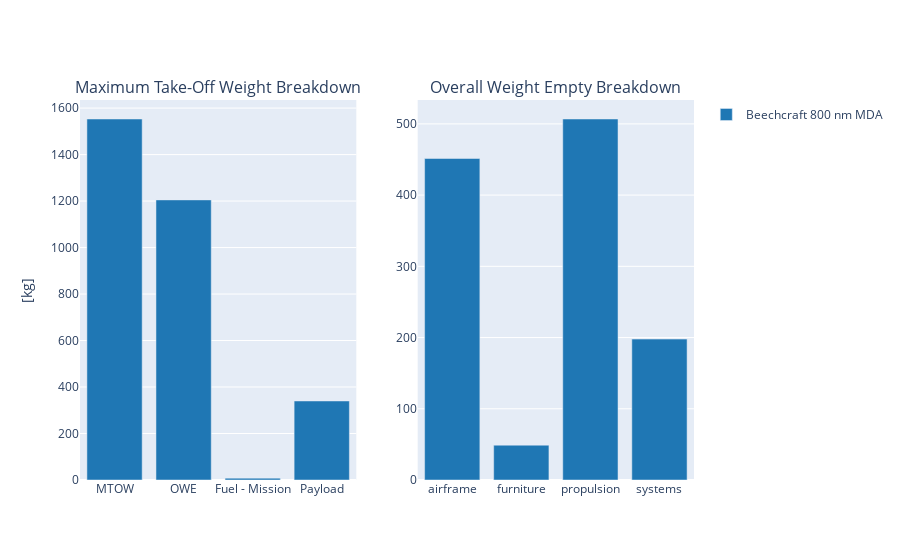

The notebook cell saved with this chart:
### Markdown cell above
## 4. Mission plots

### Code cell
fig = mass_breakdown_bar_plot(Fuel_cell_150nm_MDA_OUTPUT_FILE, name="Beechcraft 800 nm MDA")
# fig = mass_breakdown_bar_plot(
#     Beechcraft_1000nm_MDA_OUTPUT_FILE, name="Beechcraft 1000 nm MDA", fig=fig
# )
# fig = mass_breakdown_bar_plot(
#     Beechcraft_800nm_MDO_OUTPUT_FILE, name="Beechcraft 800 nm MDO", fig=fig
# )
fig.show()

### Figure 1 — Plotly figure (JSON) as saved in the notebook; plotly's stock layout.template omitted (floating-point values rounded to 4 significant figures)
{"data": [{"marker": {"color": "rgb(31, 119, 180)"}, "name": "", "showlegend": false, "type": "bar", "x": ["MTOW", "OWE", "Fuel - Mission", "Payload"], "xaxis": "x", "y": [1553.0, 1205.0, 8.042, 340], "yaxis": "y"}, {"marker": {"color": "rgb(31, 119, 180)"}, "name": "Beechcraft 800 nm MDA", "type": "bar", "x": ["airframe", "furniture", "propulsion", "systems"], "xaxis": "x2", "y": [451.4, 48.9, 506.9, 197.9], "yaxis": "y2"}], "layout": {"annotations": [{"font": {"size": 16}, "showarrow": false, "text": "Maximum Take-Off Weight Breakdown", "x": 0.225, "xanchor": "center", "xref": "paper", "y": 1, "yanchor": "bottom", "yref": "paper"}, {"font": {"size": 16}, "showarrow": false, "text": "Overall Weight Empty Breakdown", "x": 0.775, "xanchor": "center", "xref": "paper", "y": 1, "yanchor": "bottom", "yref": "paper"}], "xaxis": {"anchor": "y", "domain": [0, 0.45]}, "xaxis2": {"anchor": "y2", "domain": [0.55, 1]}, "yaxis": {"anchor": "x", "domain": [0, 1], "title": {"text": "[kg]"}}, "yaxis2": {"anchor": "x2", "domain": [0, 1]}}}
